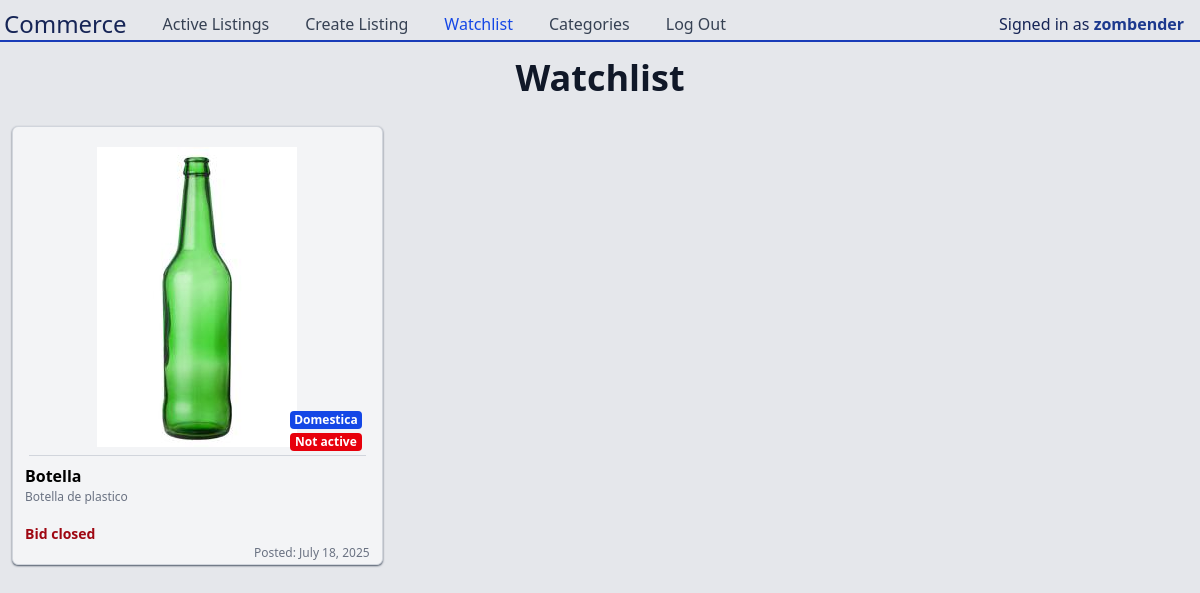
/watchlist/ (signed in), run on the app's committed database.
### auctions/models.py (models this page shows, shortened)
class User(AbstractUser):
    pass

class Listing(models.Model):
    author = models.ForeignKey(User, on_delete=models.CASCADE)
    category = models.ForeignKey(Category, on_delete=models.SET_NULL, null=True, blank=True)
    title = models.CharField(max_length=200)
    description = models.TextField(blank=True, default='')
    starting_bid = models.DecimalField(max_digits=10, decimal_places=2, validators=[MinValueValidator(0.01)])
    date_posted = models.DateTimeField(default=timezone.now)
    image = models.ImageField(default='default.jpg', upload_to='product-pics')
    watchlist = models.ManyToManyField(User, blank=True, related_name='watchlist')
    is_active = models.BooleanField(default=True)
    @property
    def winner(self):
        highest_bid = self.bids.order_by('-amount', '-date_posted').first()
        return highest_bid.user if highest_bid else None

class Category(models.Model):
    name = models.CharField(max_length=30)
    def __str__(self):
        return self.name

### auctions/views.py (the view)
# urls.py: path('watchlist/', views.WatchlistView.as_view(), name='watchlist'),
class WatchlistView(LoginRequiredMixin, ListView):
    model = Listing
    template_name = 'auctions/watchlist.html'
    context_object_name = 'listings'
    def get_queryset(self):
        return self.request.user.watchlist.all()

### auctions/templates/auctions/watchlist.html
{% extends "auctions/layout.html" %}
{% block body %}
    <main class="flex flex-col h-[90vh]  gap-y-6">
        <h2 class="flex justify-center text-4xl font-bold  text-gray-900 mt-4 ">Watchlist</h2>
        <div class="grid grid-rows-3 grid-cols-3 gap-8 px-3 py-1">
            {% for listing in listings %}
                {% include 'auctions/listing_card.html' %}
            {% endfor %}
        </div>
    </main>
{% endblock %}

### auctions/templates/auctions/layout.html (shortened to what this page needs)
{% load static %}
<!DOCTYPE html>
<html lang="en">
<head>
    <link href="{% static 'auctions/output.css' %}" rel="stylesheet">
</head>
<body class="h-screen bg-gray-200">
<header class="w-full mt-2">
    <div class="flex flex-row justify-between items-center border-b-2 px-1 border-b-blue-800">
        <div class="flex items-center justify-center">
            <h1 class="flex items-center justify-center text-2xl text-blue-950 mr-5 sm:mr-7 md:mr-8 lg:mr-9">
                Commerce
            </h1>
            <nav class="flex">
                <ul class="flex flex-row gap-x-3 sm:gap-x-7 md:gap-x-8 lg:gap-x-9 list-none ">
                    {% if user.is_authenticated %}
                        <li class="nav-item">
                            <a class="{% if request.resolver_match.view_name == 'index' %}text-blue-700 {% else %} text-gray-700{% endif %} nav-item-a" href="{% url 'index' %}">Active Listings</a>
                        </li>
                        <li class="nav-item">
                            <a class="{% if request.resolver_match.view_name == 'create-listing' %}text-blue-700 {% else %} text-gray-700{% endif %} nav-item-a"  href="{% url 'create-listing' %}">Create Listing</a>
                        </li>
                        <li class="nav-item">
                            <a class="{% if request.resolver_match.view_name == 'watchlist' %}text-blue-700 {% else %} text-gray-700{% endif %} nav-item-a"  href="{% url 'watchlist' %}">Watchlist</a>
                        </li>
                        <li class="nav-item">
                            <a class="{% if request.resolver_match.view_name == 'category' %}text-blue-700 {% else %} text-gray-700{% endif %} nav-item-a"  href="{% url 'category' %}">Categories</a>
                        </li>
                        <li class="nav-item">
                            <a class="{% if request.resolver_match.view_name == 'logout' %}text-blue-700 {% else %} text-gray-700{% endif %} nav-item-a"  href="{% url 'logout' %}">Log Out</a>
                        </li>
                    {% endif %}
                </ul>
            </nav>
        </div>
        <div class="h-full flex items-center justify-center ml-3 mr-3">
            <h2 class="text-1xl text-blue-950 self-center ">
                {% if user.is_authenticated %}
                    Signed in as <strong class="text-blue-900">{{ user.username }}</strong>
                {% else %}
                    Not signed in
                {% endif %}
            </h2>
        </div>
    </div>
</header>
{% block body %}
{% endblock %}
</body>
</html>

### auctions/templates/auctions/listing_card.html (shortened to what this page needs)
<card class="flex flex-col justify-between border-1 border-gray-300 rounded-md bg-gray-100
                p-3 pb-0.5 shadow-xs shadow-gray-600">
                    <div class="relative flex items-center basis-1/3 justify-center aspect-[1.5/1] p-2  mx-1  border-b-1 border-b-gray-300">
                        <img class="max-w-full max-h-full" alt="Product image" src="{{ listing.image.url }}">
                        <div class="absolute flex flex-col gap-y-1 bottom-1 right-1 font-bold text-[6px] sm:text-[10px] md:text-[11px] lg:text-[12px]">
                            <span class=" text-white bg-blue-700 px-1 rounded text-center ">
                                {{ listing.category }}
                            </span>
                            {% if listing.is_active %}
                                <span class=" text-gray-700 bg-green-300 px-1 rounded text-center">
                                    Active
                                </span>
                            {% else %}
                                <span class="text-white bg-red-600 px-1 rounded text-center">
                                    Not active
                                </span>
                            {% endif %}
                        </div>
                    </div>
                    <div class="flex flex-col basis-2/3 justify-start mt-2">
                        <h2 class="flex flex-row text-base font-bold text-black
                        truncate text-ellipsis whitespace-nowrap hover:text-blue-400 transition-colors duration-200 ease-in-out">
                            <a href= {% url 'listing' listing.id %}>
                                {{ listing.title }}
                            </a>
                        </h2>
                        <p class="text-[12px] text-gray-500 line-clamp-2 h-[3.0em]">
                            {{ listing.description }}
                        </p>
                        <p class="flex text-sm truncate text-ellipsis whitespace-nowrap">
                            {% if listing.winner %}
                                {% if listing.is_active %}
                                    <strong>
                                        Highest bid: ${{ listing.current_price }} by
                                        <strong class="text-red-600">{{ listing.winner }}</strong>
                                    </strong>
                                {% else %}
                                    <strong>
                                        Winner: {{ listing.winner }}
                                        <strong class="text-red-600">{{ listing.winner }}</strong>
                                    </strong>
                                {% endif %}
                            {% else %}
                                {% if listing.is_active %}
                                    Minimum bid: <strong class="text-red-800">${{ listing.current_price }}</strong>
                                {% else %}
                                    <strong class="font-bold text-sm text-red-800">Bid closed</strong>
                                {% endif %}
                            {% endif %}
                        </p>
                        <time class="text-[12px] text-gray-500 text-right mt-auto"
                              datetime="{{ listing.date_posted|date:'c' }}">
                            Posted: {{ listing.date_posted|date:"F j, Y" }}
                        </time>
                    </div>
                </card>

### data on the page
User: username "zombender"
Listing: image (picture), category "Domestica", is_active "Not active", title "Botella", description "Botella de plastico", date_posted "July 18, 2025"
